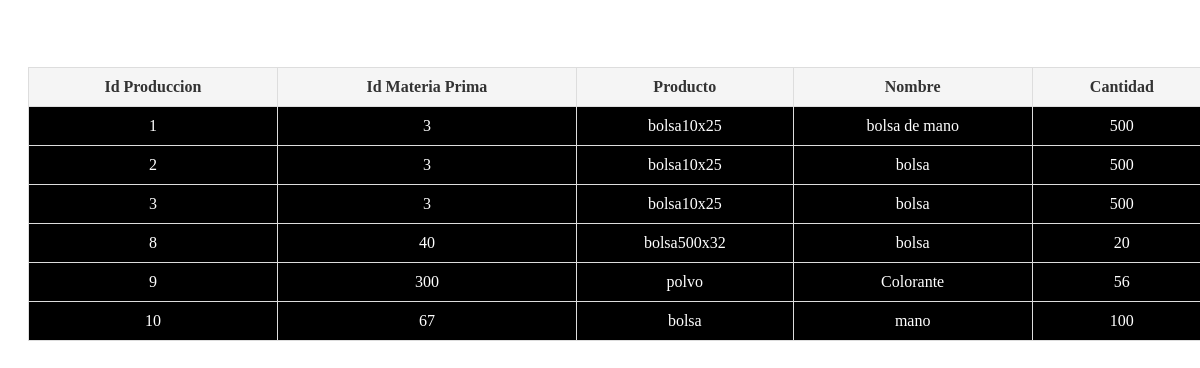
The page /Producto/tabla_produccion.php on the database its author committed.
### tables this page shows
CREATE TABLE `produccion` (
  `Id_Producion` int(11) NOT NULL,
  `Id_MateriaP` int(11) DEFAULT NULL,
  `Producto` varchar(100) DEFAULT NULL,
  `Nombre` varchar(100) DEFAULT NULL,
  `Cantidad` int(11) DEFAULT NULL
);

### Producto/tabla_produccion.php (the view, shortened to what this page needs)
<!DOCTYPE html>
<html>
<head>
    <link rel="stylesheet" type="text/css" href="Producto/styles.css">
</head>
<body>
    <h2>Tabla de Producción</h2>
    <table class="table-container">
        <tr>
            <th>Id Produccion</th>
            <th>Id Materia Prima</th>
            <th>Producto</th>
            <th>Nombre</th>
            <th>Cantidad</th>
        </tr>
        <?php
        $servername = "localhost";
        $username = "root";
        $password = "";
        $dbname = "gomper";
        $conn = new mysqli($servername, $username, $password, $dbname);
        $sql = "SELECT * FROM Produccion";
        $result = $conn->query($sql);
        if ($result->num_rows > 0) {
            while ($row = $result->fetch_assoc()) {
                echo "<tr>";
                echo "<td>" . $row["Id_Producion"] . "</td>";
                echo "<td>" . $row["Id_MateriaP"] . "</td>";
                echo "<td>" . $row["Producto"] . "</td>";
                echo "<td>" . $row["Nombre"] . "</td>";
                echo "<td>" . $row["Cantidad"] . "</td>";
                echo "</tr>";
            }
        } else {
            echo "<tr><td colspan='6'>No se encontraron datos en la tabla.</td></tr>";
        }
        ?>
    </table>
</body>
</html>

### Producto/styles.css (style rules this page uses)
h2 { margin-bottom: 20px; font-size: 24px; font-weight: bold; color: #ffffff; }
.table-container { margin: 20px; }
.table-container th { padding: 10px; text-align: left; border-bottom: 1px solid #dddddd; color: #ffffff; }
.table-container td { padding: 10px; border-bottom: 1px solid #dddddd; color: #ffffff; }
.table-container { width: 100%; border-collapse: collapse; margin-top: 20px; background-color: #000000; color: #ffffff; }
.table-container th, .table-container td { padding: 10px; text-align: center; border: 1px solid #dddddd; }
.table-container th { background-color: #f5f5f5; color: #333333; }

### rows shown on the page
produccion: Id_Producion "1", Id_MateriaP "3", Producto "bolsa10x25", Nombre "bolsa de mano", Cantidad "500"
produccion: Id_Producion "2", Id_MateriaP "3", Producto "bolsa10x25", Nombre "bolsa", Cantidad "500"
produccion: Id_Producion "3", Id_MateriaP "3", Producto "bolsa10x25", Nombre "bolsa", Cantidad "500"
produccion: Id_Producion "8", Id_MateriaP "40", Producto "bolsa500x32", Nombre "bolsa", Cantidad "20"
produccion: Id_Producion "9", Id_MateriaP "300", Producto "polvo", Nombre "Colorante", Cantidad "56"
produccion: Id_Producion "10", Id_MateriaP "67", Producto "bolsa", Nombre "mano", Cantidad "100"
